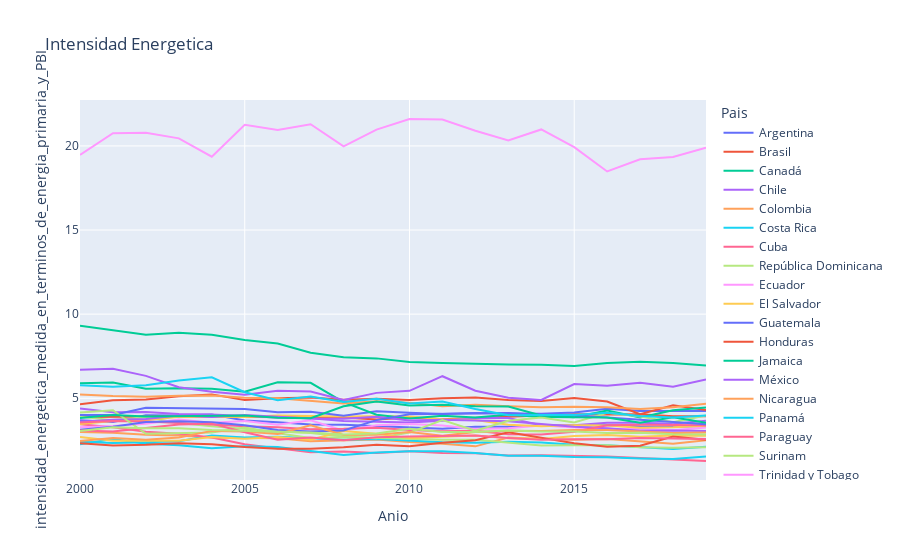

The notebook cell saved with this chart:
### Code cell
tabla_g1 = df.filter(items=['Anio','intensidad_energetica_medida_en_terminos_de_energia_primaria_y_PBI','Pais'])
tabla_g1.reset_index(inplace=True)
fig = px.line(tabla_g1, 'Anio', 'intensidad_energetica_medida_en_terminos_de_energia_primaria_y_PBI', color= 'Pais', title='Intensidad Energetica')
fig.show()

### Figure 1 — Plotly figure (JSON) as saved in the notebook; plotly's stock layout.template omitted (floating-point values rounded to 4 significant figures)
{"data": [{"hovertemplate": "Pais=Argentina<br>Anio=%{x}<br>intensidad_energetica_medida_en_terminos_de_energia_primaria_y_PBI=%{y}<extra></extra>", "legendgroup": "Argentina", "line": {"color": "#636efa", "dash": "solid"}, "marker": {"symbol": "circle"}, "mode": "lines", "name": "Argentina", "orientation": "v", "showlegend": true, "type": "scatter", "x": [2000, 2001, 2002, 2003, 2004, 2005, 2006, 2007, 2008, 2009, 2010, 2011, 2012, 2013, 2014, 2015, 2016, 2017, 2018, 2019], "xaxis": "x", "y": [3.69, 3.59, 3.99, 3.97, 4.04, 3.68, 3.58, 3.44, 3.42, 3.35, 3.26, 3.18, 3.3, 3.31, 3.4, 3.36, 3.41, 3.32, 3.31, 3.35], "yaxis": "y"}, {"hovertemplate": "Pais=Brasil<br>Anio=%{x}<br>intensidad_energetica_medida_en_terminos_de_energia_primaria_y_PBI=%{y}<extra></extra>", "legendgroup": "Brasil", "line": {"color": "#EF553B", "dash": "solid"}, "marker": {"symbol": "circle"}, "mode": "lines", "name": "Brasil", "orientation": "v", "showlegend": true, "type": "scatter", "x": [2000, 2001, 2002, 2003, 2004, 2005, 2006, 2007, 2008, 2009, 2010, 2011, 2012, 2013, 2014, 2015, 2016, 2017, 2018, 2019], "xaxis": "x", "y": [3.88, 3.9, 3.89, 3.91, 3.9, 3.88, 3.86, 3.84, 3.86, 3.74, 3.85, 3.75, 3.82, 3.88, 3.98, 4.05, 4.03, 4.05, 3.93, 3.93], "yaxis": "y"}, {"hovertemplate": "Pais=Canadá<br>Anio=%{x}<br>intensidad_energetica_medida_en_terminos_de_energia_primaria_y_PBI=%{y}<extra></extra>", "legendgroup": "Canadá", "line": {"color": "#00cc96", "dash": "solid"}, "marker": {"symbol": "circle"}, "mode": "lines", "name": "Canadá", "orientation": "v", "showlegend": true, "type": "scatter", "x": [2000, 2001, 2002, 2003, 2004, 2005, 2006, 2007, 2008, 2009, 2010, 2011, 2012, 2013, 2014, 2015, 2016, 2017, 2018, 2019], "xaxis": "x", "y": [9.31, 9.04, 8.77, 8.89, 8.77, 8.46, 8.25, 7.71, 7.44, 7.37, 7.16, 7.09, 7.03, 7.01, 6.99, 6.91, 7.1, 7.17, 7.1, 6.94], "yaxis": "y"}, {"hovertemplate": "Pais=Chile<br>Anio=%{x}<br>intensidad_energetica_medida_en_terminos_de_energia_primaria_y_PBI=%{y}<extra></extra>", "legendgroup": "Chile", "line": {"color": "#ab63fa", "dash": "solid"}, "marker": {"symbol": "circle"}, "mode": "lines", "name": "Chile", "orientation": "v", "showlegend": true, "type": "scatter", "x": [2000, 2001, 2002, 2003, 2004, 2005, 2006, 2007, 2008, 2009, 2010, 2011, 2012, 2013, 2014, 2015, 2016, 2017, 2018, 2019], "xaxis": "x", "y": [4.39, 4.17, 4.19, 4.07, 4.04, 3.94, 3.86, 3.81, 3.65, 3.61, 3.56, 3.66, 3.84, 3.82, 3.39, 3.39, 3.54, 3.55, 3.49, 3.66], "yaxis": "y"}, {"hovertemplate": "Pais=Colombia<br>Anio=%{x}<br>intensidad_energetica_medida_en_terminos_de_energia_primaria_y_PBI=%{y}<extra></extra>", "legendgroup": "Colombia", "line": {"color": "#FFA15A", "dash": "solid"}, "marker": {"symbol": "circle"}, "mode": "lines", "name": "Colombia", "orientation": "v", "showlegend": true, "type": "scatter", "x": [2000, 2001, 2002, 2003, 2004, 2005, 2006, 2007, 2008, 2009, 2010, 2011, 2012, 2013, 2014, 2015, 2016, 2017, 2018, 2019], "xaxis": "x", "y": [3, 2.95, 2.83, 2.78, 2.66, 2.65, 2.62, 2.44, 2.48, 2.55, 2.4, 2.3, 2.14, 2.66, 2.58, 2.53, 2.58, 2.44, 2.29, 2.51], "yaxis": "y"}, {"hovertemplate": "Pais=Costa Rica<br>Anio=%{x}<br>intensidad_energetica_medida_en_terminos_de_energia_primaria_y_PBI=%{y}<extra></extra>", "legendgroup": "Costa Rica", "line": {"color": "#19d3f3", "dash": "solid"}, "marker": {"symbol": "circle"}, "mode": "lines", "name": "Costa Rica", "orientation": "v", "showlegend": true, "type": "scatter", "x": [2000, 2001, 2002, 2003, 2004, 2005, 2006, 2007, 2008, 2009, 2010, 2011, 2012, 2013, 2014, 2015, 2016, 2017, 2018, 2019], "xaxis": "x", "y": [2.41, 2.34, 2.39, 2.44, 2.78, 2.67, 2.71, 2.64, 2.54, 2.58, 2.47, 2.38, 2.36, 2.42, 2.37, 2.23, 2.2, 2.09, 1.98, 2.11], "yaxis": "y"}, {"hovertemplate": "Pais=Cuba<br>Anio=%{x}<br>intensidad_energetica_medida_en_terminos_de_energia_primaria_y_PBI=%{y}<extra></extra>", "legendgroup": "Cuba", "line": {"color": "#FF6692", "dash": "solid"}, "marker": {"symbol": "circle"}, "mode": "lines", "name": "Cuba", "orientation": "v", "showlegend": true, "type": "scatter", "x": [2000, 2001, 2002, 2003, 2004, 2005, 2006, 2007, 2008, 2009, 2010, 2011, 2012, 2013, 2014, 2015, 2016, 2017, 2018, 2019], "xaxis": "x", "y": [3.46, 3.28, 3.01, 2.89, 2.67, 2.27, 2.02, 1.79, 1.83, 1.75, 1.85, 1.74, 1.73, 1.6, 1.61, 1.57, 1.54, 1.45, 1.37, 1.27], "yaxis": "y"}, {"hovertemplate": "Pais=República Dominicana<br>Anio=%{x}<br>intensidad_energetica_medida_en_terminos_de_energia_primaria_y_PBI=%{y}<extra></extra>", "legendgroup": "República Dominicana", "line": {"color": "#B6E880", "dash": "solid"}, "marker": {"symbol": "circle"}, "mode": "lines", "name": "República Dominicana", "orientation": "v", "showlegend": true, "type": "scatter", "x": [2000, 2001, 2002, 2003, 2004, 2005, 2006, 2007, 2008, 2009, 2010, 2011, 2012, 2013, 2014, 2015, 2016, 2017, 2018, 2019], "xaxis": "x", "y": [3.9, 3.7, 3.87, 3.53, 3.34, 3.19, 3.03, 2.93, 2.73, 2.64, 2.57, 2.54, 2.54, 2.36, 2.19, 2.21, 2.21, 2.09, 2.06, 2.08], "yaxis": "y"}, {"hovertemplate": "Pais=Ecuador<br>Anio=%{x}<br>intensidad_energetica_medida_en_terminos_de_energia_primaria_y_PBI=%{y}<extra></extra>", "legendgroup": "Ecuador", "line": {"color": "#FF97FF", "dash": "solid"}, "marker": {"symbol": "circle"}, "mode": "lines", "name": "Ecuador", "orientation": "v", "showlegend": true, "type": "scatter", "x": [2000, 2001, 2002, 2003, 2004, 2005, 2006, 2007, 2008, 2009, 2010, 2011, 2012, 2013, 2014, 2015, 2016, 2017, 2018, 2019], "xaxis": "x", "y": [3.27, 3.35, 3.48, 3.73, 3.54, 3.65, 3.43, 3.69, 3.07, 3.39, 3.47, 3.38, 3.17, 3.21, 3.38, 3.26, 3.16, 3.18, 3.1, 3.26], "yaxis": "y"}, {"hovertemplate": "Pais=El Salvador<br>Anio=%{x}<br>intensidad_energetica_medida_en_terminos_de_energia_primaria_y_PBI=%{y}<extra></extra>", "legendgroup": "El Salvador", "line": {"color": "#FECB52", "dash": "solid"}, "marker": {"symbol": "circle"}, "mode": "lines", "name": "El Salvador", "orientation": "v", "showlegend": true, "type": "scatter", "x": [2000, 2001, 2002, 2003, 2004, 2005, 2006, 2007, 2008, 2009, 2010, 2011, 2012, 2013, 2014, 2015, 2016, 2017, 2018, 2019], "xaxis": "x", "y": [3.47, 3.65, 3.69, 3.9, 3.9, 3.89, 3.98, 3.95, 3.91, 3.93, 3.91, 3.75, 3.71, 3.43, 3.33, 3.39, 3.38, 3.25, 3.27, 3.37], "yaxis": "y"}, {"hovertemplate": "Pais=Guatemala<br>Anio=%{x}<br>intensidad_energetica_medida_en_terminos_de_energia_primaria_y_PBI=%{y}<extra></extra>", "legendgroup": "Guatemala", "line": {"color": "#636efa", "dash": "solid"}, "marker": {"symbol": "circle"}, "mode": "lines", "name": "Guatemala", "orientation": "v", "showlegend": true, "type": "scatter", "x": [2000, 2001, 2002, 2003, 2004, 2005, 2006, 2007, 2008, 2009, 2010, 2011, 2012, 2013, 2014, 2015, 2016, 2017, 2018, 2019], "xaxis": "x", "y": [4, 4.01, 4.43, 4.4, 4.4, 4.36, 4.17, 4.2, 3.96, 4.22, 4.14, 4.06, 4.13, 4.09, 4.08, 4.16, 4.37, 4.24, 4.25, 4.24], "yaxis": "y"}, {"hovertemplate": "Pais=Honduras<br>Anio=%{x}<br>intensidad_energetica_medida_en_terminos_de_energia_primaria_y_PBI=%{y}<extra></extra>", "legendgroup": "Honduras", "line": {"color": "#EF553B", "dash": "solid"}, "marker": {"symbol": "circle"}, "mode": "lines", "name": "Honduras", "orientation": "v", "showlegend": true, "type": "scatter", "x": [2000, 2001, 2002, 2003, 2004, 2005, 2006, 2007, 2008, 2009, 2010, 2011, 2012, 2013, 2014, 2015, 2016, 2017, 2018, 2019], "xaxis": "x", "y": [4.65, 4.88, 4.93, 5.12, 5.23, 4.89, 5, 5.04, 4.91, 4.97, 4.9, 5, 5.05, 4.9, 4.83, 5.02, 4.81, 4.05, 4.58, 4.3], "yaxis": "y"}, {"hovertemplate": "Pais=Jamaica<br>Anio=%{x}<br>intensidad_energetica_medida_en_terminos_de_energia_primaria_y_PBI=%{y}<extra></extra>", "legendgroup": "Jamaica", "line": {"color": "#00cc96", "dash": "solid"}, "marker": {"symbol": "circle"}, "mode": "lines", "name": "Jamaica", "orientation": "v", "showlegend": true, "type": "scatter", "x": [2000, 2001, 2002, 2003, 2004, 2005, 2006, 2007, 2008, 2009, 2010, 2011, 2012, 2013, 2014, 2015, 2016, 2017, 2018, 2019], "xaxis": "x", "y": [5.89, 5.93, 5.56, 5.6, 5.56, 5.39, 5.95, 5.92, 4.77, 4.02, 3.8, 3.96, 3.85, 4.02, 3.89, 3.87, 4.27, 3.86, 4.28, 4.45], "yaxis": "y"}, {"hovertemplate": "Pais=México<br>Anio=%{x}<br>intensidad_energetica_medida_en_terminos_de_energia_primaria_y_PBI=%{y}<extra></extra>", "legendgroup": "México", "line": {"color": "#ab63fa", "dash": "solid"}, "marker": {"symbol": "circle"}, "mode": "lines", "name": "México", "orientation": "v", "showlegend": true, "type": "scatter", "x": [2000, 2001, 2002, 2003, 2004, 2005, 2006, 2007, 2008, 2009, 2010, 2011, 2012, 2013, 2014, 2015, 2016, 2017, 2018, 2019], "xaxis": "x", "y": [3.6, 3.72, 3.76, 3.97, 3.89, 4.01, 3.9, 3.8, 3.78, 3.9, 3.68, 3.72, 3.68, 3.64, 3.47, 3.3, 3.21, 3.07, 3.09, 3.06], "yaxis": "y"}, {"hovertemplate": "Pais=Nicaragua<br>Anio=%{x}<br>intensidad_energetica_medida_en_terminos_de_energia_primaria_y_PBI=%{y}<extra></extra>", "legendgroup": "Nicaragua", "line": {"color": "#FFA15A", "dash": "solid"}, "marker": {"symbol": "circle"}, "mode": "lines", "name": "Nicaragua", "orientation": "v", "showlegend": true, "type": "scatter", "x": [2000, 2001, 2002, 2003, 2004, 2005, 2006, 2007, 2008, 2009, 2010, 2011, 2012, 2013, 2014, 2015, 2016, 2017, 2018, 2019], "xaxis": "x", "y": [5.23, 5.13, 5.09, 5.15, 5.16, 5.03, 5, 4.84, 4.69, 4.82, 4.73, 4.53, 4.61, 4.53, 4.46, 4.5, 4.46, 4.36, 4.46, 4.68], "yaxis": "y"}, {"hovertemplate": "Pais=Panamá<br>Anio=%{x}<br>intensidad_energetica_medida_en_terminos_de_energia_primaria_y_PBI=%{y}<extra></extra>", "legendgroup": "Panamá", "line": {"color": "#19d3f3", "dash": "solid"}, "marker": {"symbol": "circle"}, "mode": "lines", "name": "Panamá", "orientation": "v", "showlegend": true, "type": "scatter", "x": [2000, 2001, 2002, 2003, 2004, 2005, 2006, 2007, 2008, 2009, 2010, 2011, 2012, 2013, 2014, 2015, 2016, 2017, 2018, 2019], "xaxis": "x", "y": [2.27, 2.58, 2.29, 2.2, 2.03, 2.14, 2.1, 1.87, 1.63, 1.77, 1.85, 1.85, 1.74, 1.58, 1.58, 1.51, 1.49, 1.42, 1.39, 1.54], "yaxis": "y"}, {"hovertemplate": "Pais=Paraguay<br>Anio=%{x}<br>intensidad_energetica_medida_en_terminos_de_energia_primaria_y_PBI=%{y}<extra></extra>", "legendgroup": "Paraguay", "line": {"color": "#FF6692", "dash": "solid"}, "marker": {"symbol": "circle"}, "mode": "lines", "name": "Paraguay", "orientation": "v", "showlegend": true, "type": "scatter", "x": [2000, 2001, 2002, 2003, 2004, 2005, 2006, 2007, 2008, 2009, 2010, 2011, 2012, 2013, 2014, 2015, 2016, 2017, 2018, 2019], "xaxis": "x", "y": [3.56, 3.65, 3.62, 3.55, 3.44, 3.33, 3.27, 3.16, 3.18, 3.25, 3.12, 3.04, 3.07, 2.86, 2.84, 3.01, 3.4, 3.42, 3.4, 3.39], "yaxis": "y"}, {"hovertemplate": "Pais=Surinam<br>Anio=%{x}<br>intensidad_energetica_medida_en_terminos_de_energia_primaria_y_PBI=%{y}<extra></extra>", "legendgroup": "Surinam", "line": {"color": "#B6E880", "dash": "solid"}, "marker": {"symbol": "circle"}, "mode": "lines", "name": "Surinam", "orientation": "v", "showlegend": true, "type": "scatter", "x": [2000, 2001, 2002, 2003, 2004, 2005, 2006, 2007, 2008, 2009, 2010, 2011, 2012, 2013, 2014, 2015, 2016, 2017, 2018, 2019], "xaxis": "x", "y": [4.15, 4.29, 2.89, 2.91, 2.96, 3.26, 2.92, 2.64, 2.68, 2.62, 2.96, 3.7, 3.07, 3.66, 3.85, 3.56, 4.14, 3.91, 3.57, 3.97], "yaxis": "y"}, {"hovertemplate": "Pais=Trinidad y Tobago<br>Anio=%{x}<br>intensidad_energetica_medida_en_terminos_de_energia_primaria_y_PBI=%{y}<extra></extra>", "legendgroup": "Trinidad y Tobago", "line": {"color": "#FF97FF", "dash": "solid"}, "marker": {"symbol": "circle"}, "mode": "lines", "name": "Trinidad y Tobago", "orientation": "v", "showlegend": true, "type": "scatter", "x": [2000, 2001, 2002, 2003, 2004, 2005, 2006, 2007, 2008, 2009, 2010, 2011, 2012, 2013, 2014, 2015, 2016, 2017, 2018, 2019], "xaxis": "x", "y": [19.47, 20.76, 20.78, 20.45, 19.36, 21.26, 20.95, 21.29, 19.97, 20.97, 21.6, 21.57, 20.9, 20.32, 20.98, 19.93, 18.48, 19.21, 19.34, 19.9], "yaxis": "y"}, {"hovertemplate": "Pais=Uruguay<br>Anio=%{x}<br>intensidad_energetica_medida_en_terminos_de_energia_primaria_y_PBI=%{y}<extra></extra>", "legendgroup": "Uruguay", "line": {"color": "#FECB52", "dash": "solid"}, "marker": {"symbol": "circle"}, "mode": "lines", "name": "Uruguay", "orientation": "v", "showlegend": true, "type": "scatter", "x": [2000, 2001, 2002, 2003, 2004, 2005, 2006, 2007, 2008, 2009, 2010, 2011, 2012, 2013, 2014, 2015, 2016, 2017, 2018, 2019], "xaxis": "x", "y": [2.7, 2.47, 2.48, 2.48, 2.69, 2.6, 2.7, 2.53, 3.05, 2.89, 2.63, 2.71, 2.79, 2.62, 2.58, 2.75, 2.82, 2.71, 2.79, 2.77], "yaxis": "y"}, {"hovertemplate": "Pais=Antigua y Barbuda<br>Anio=%{x}<br>intensidad_energetica_medida_en_terminos_de_energia_primaria_y_PBI=%{y}<extra></extra>", "legendgroup": "Antigua y Barbuda", "line": {"color": "#636efa", "dash": "solid"}, "marker": {"symbol": "circle"}, "mode": "lines", "name": "Antigua y Barbuda", "orientation": "v", "showlegend": true, "type": "scatter", "x": [2000, 2001, 2002, 2003, 2004, 2005, 2006, 2007, 2008, 2009, 2010, 2011, 2012, 2013, 2014, 2015, 2016, 2017, 2018, 2019], "xaxis": "x", "y": [3.13, 3.31, 3.59, 3.63, 3.57, 3.4, 3.12, 3.02, 3.08, 3.7, 4.05, 4.08, 4.08, 4.13, 4.01, 3.98, 3.85, 3.73, 3.57, 3.45], "yaxis": "y"}, {"hovertemplate": "Pais=Bahamas<br>Anio=%{x}<br>intensidad_energetica_medida_en_terminos_de_energia_primaria_y_PBI=%{y}<extra></extra>", "legendgroup": "Bahamas", "line": {"color": "#EF553B", "dash": "solid"}, "marker": {"symbol": "circle"}, "mode": "lines", "name": "Bahamas", "orientation": "v", "showlegend": true, "type": "scatter", "x": [2000, 2001, 2002, 2003, 2004, 2005, 2006, 2007, 2008, 2009, 2010, 2011, 2012, 2013, 2014, 2015, 2016, 2017, 2018, 2019], "xaxis": "x", "y": [2.33, 2.19, 2.23, 2.32, 2.27, 2.1, 2, 2, 2.08, 2.23, 2.14, 2.35, 2.5, 2.98, 2.65, 2.33, 2.12, 2.18, 2.72, 2.53], "yaxis": "y"}, {"hovertemplate": "Pais=Barbados<br>Anio=%{x}<br>intensidad_energetica_medida_en_terminos_de_energia_primaria_y_PBI=%{y}<extra></extra>", "legendgroup": "Barbados", "line": {"color": "#00cc96", "dash": "solid"}, "marker": {"symbol": "circle"}, "mode": "lines", "name": "Barbados", "orientation": "v", "showlegend": true, "type": "scatter", "x": [2000, 2001, 2002, 2003, 2004, 2005, 2006, 2007, 2008, 2009, 2010, 2011, 2012, 2013, 2014, 2015, 2016, 2017, 2018, 2019], "xaxis": "x", "y": [3.83, 4.01, 3.91, 3.92, 3.97, 3.97, 3.84, 3.81, 4.52, 4.81, 4.57, 4.61, 4.53, 4.51, 3.98, 3.87, 3.86, 3.55, 3.87, 3.54], "yaxis": "y"}, {"hovertemplate": "Pais=Belice<br>Anio=%{x}<br>intensidad_energetica_medida_en_terminos_de_energia_primaria_y_PBI=%{y}<extra></extra>", "legendgroup": "Belice", "line": {"color": "#ab63fa", "dash": "solid"}, "marker": {"symbol": "circle"}, "mode": "lines", "name": "Belice", "orientation": "v", "showlegend": true, "type": "scatter", "x": [2000, 2001, 2002, 2003, 2004, 2005, 2006, 2007, 2008, 2009, 2010, 2011, 2012, 2013, 2014, 2015, 2016, 2017, 2018, 2019], "xaxis": "x", "y": [6.7, 6.75, 6.33, 5.66, 5.39, 5.21, 5.45, 5.4, 4.9, 5.32, 5.44, 6.31, 5.45, 5.03, 4.9, 5.84, 5.75, 5.92, 5.69, 6.12], "yaxis": "y"}, {"hovertemplate": "Pais=Dominica<br>Anio=%{x}<br>intensidad_energetica_medida_en_terminos_de_energia_primaria_y_PBI=%{y}<extra></extra>", "legendgroup": "Dominica", "line": {"color": "#FFA15A", "dash": "solid"}, "marker": {"symbol": "circle"}, "mode": "lines", "name": "Dominica", "orientation": "v", "showlegend": true, "type": "scatter", "x": [2000, 2001, 2002, 2003, 2004, 2005, 2006, 2007, 2008, 2009, 2010, 2011, 2012, 2013, 2014, 2015, 2016, 2017, 2018, 2019], "xaxis": "x", "y": [2.46, 2.63, 2.54, 2.67, 3.06, 3.02, 2.88, 3.39, 2.82, 2.83, 2.99, 2.77, 2.99, 3.07, 3.05, 3.12, 3.12, 3.02, 2.94, 2.97], "yaxis": "y"}, {"hovertemplate": "Pais=Guyana<br>Anio=%{x}<br>intensidad_energetica_medida_en_terminos_de_energia_primaria_y_PBI=%{y}<extra></extra>", "legendgroup": "Guyana", "line": {"color": "#19d3f3", "dash": "solid"}, "marker": {"symbol": "circle"}, "mode": "lines", "name": "Guyana", "orientation": "v", "showlegend": true, "type": "scatter", "x": [2000, 2001, 2002, 2003, 2004, 2005, 2006, 2007, 2008, 2009, 2010, 2011, 2012, 2013, 2014, 2015, 2016, 2017, 2018, 2019], "xaxis": "x", "y": [5.78, 5.69, 5.78, 6.06, 6.25, 5.36, 4.88, 5.1, 4.78, 4.97, 4.69, 4.8, 4.36, 3.99, 4.01, 4, 4.14, 3.95, 3.86, 3.98], "yaxis": "y"}, {"hovertemplate": "Pais=San Cristóbal y Nieves<br>Anio=%{x}<br>intensidad_energetica_medida_en_terminos_de_energia_primaria_y_PBI=%{y}<extra></extra>", "legendgroup": "San Cristóbal y Nieves", "line": {"color": "#FF6692", "dash": "solid"}, "marker": {"symbol": "circle"}, "mode": "lines", "name": "San Cristóbal y Nieves", "orientation": "v", "showlegend": true, "type": "scatter", "x": [2000, 2001, 2002, 2003, 2004, 2005, 2006, 2007, 2008, 2009, 2010, 2011, 2012, 2013, 2014, 2015, 2016, 2017, 2018, 2019], "xaxis": "x", "y": [3.09, 3.02, 3.23, 3.44, 3.49, 2.98, 2.54, 2.67, 2.51, 2.68, 2.73, 2.77, 2.78, 2.64, 2.53, 2.56, 2.56, 2.63, 2.59, 2.58], "yaxis": "y"}, {"hovertemplate": "Pais=Santa Lucía<br>Anio=%{x}<br>intensidad_energetica_medida_en_terminos_de_energia_primaria_y_PBI=%{y}<extra></extra>", "legendgroup": "Santa Lucía", "line": {"color": "#B6E880", "dash": "solid"}, "marker": {"symbol": "circle"}, "mode": "lines", "name": "Santa Lucía", "orientation": "v", "showlegend": true, "type": "scatter", "x": [2000, 2001, 2002, 2003, 2004, 2005, 2006, 2007, 2008, 2009, 2010, 2011, 2012, 2013, 2014, 2015, 2016, 2017, 2018, 2019], "xaxis": "x", "y": [3.06, 3.28, 3.22, 3.22, 3.11, 3.07, 3, 2.97, 2.84, 2.9, 3.18, 2.99, 3, 3.09, 3.03, 3.03, 2.93, 2.95, 2.86, 2.84], "yaxis": "y"}], "layout": {"legend": {"title": {"text": "Pais"}, "tracegroupgap": 0}, "title": {"text": "Intensidad Energetica"}, "xaxis": {"anchor": "y", "domain": [0, 1], "title": {"text": "Anio"}}, "yaxis": {"anchor": "x", "domain": [0, 1], "title": {"text": "intensidad_energetica_medida_en_terminos_de_energia_primaria_y_PBI"}}}}
